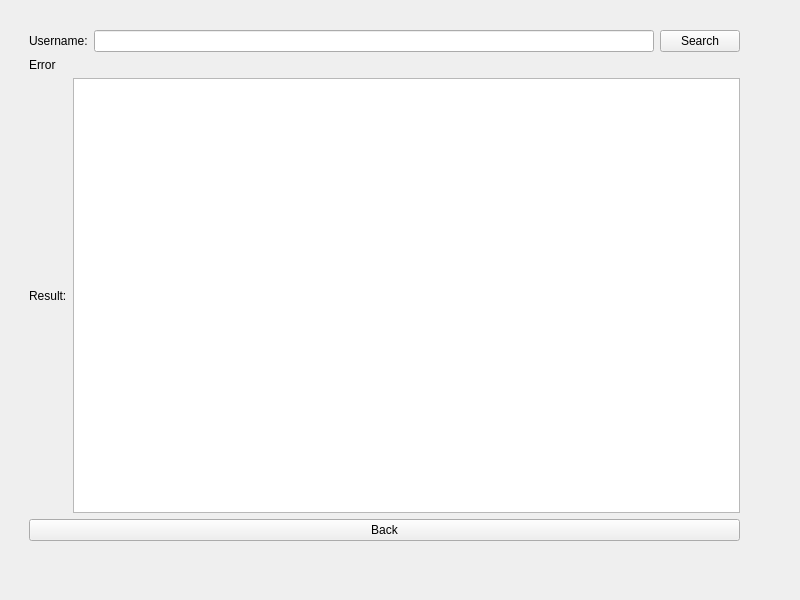
<?xml version="1.0" encoding="UTF-8"?>
<ui version="4.0">
 <class>search_name_form</class>
 <widget class="QWidget" name="search_name_form">
  <property name="geometry">
   <rect>
    <x>0</x>
    <y>0</y>
    <width>800</width>
    <height>600</height>
   </rect>
  </property>
  <property name="windowTitle">
   <string>Form</string>
  </property>
  <widget class="QWidget" name="verticalLayoutWidget">
   <property name="geometry">
    <rect>
     <x>29</x>
     <y>30</y>
     <width>711</width>
     <height>511</height>
    </rect>
   </property>
   <layout class="QVBoxLayout" name="verticalLayout">
    <item>
     <layout class="QHBoxLayout" name="horizontalLayout">
      <item>
       <widget class="QLabel" name="label">
        <property name="text">
         <string>Username:</string>
        </property>
       </widget>
      </item>
      <item>
       <widget class="QLineEdit" name="username_line"/>
      </item>
      <item>
       <widget class="QPushButton" name="search_button">
        <property name="text">
         <string>Search</string>
        </property>
       </widget>
      </item>
     </layout>
    </item>
    <item>
     <widget class="QLabel" name="error_label">
      <property name="text">
       <string>Error</string>
      </property>
     </widget>
    </item>
    <item>
     <layout class="QHBoxLayout" name="horizontalLayout_2">
      <item>
       <widget class="QLabel" name="label_2">
        <property name="text">
         <string>Result:</string>
        </property>
       </widget>
      </item>
      <item>
       <widget class="QListWidget" name="result_line"/>
      </item>
     </layout>
    </item>
    <item>
     <widget class="QPushButton" name="back_button">
      <property name="text">
       <string>Back</string>
      </property>
     </widget>
    </item>
   </layout>
  </widget>
 </widget>
 <resources/>
 <connections/>
</ui>
